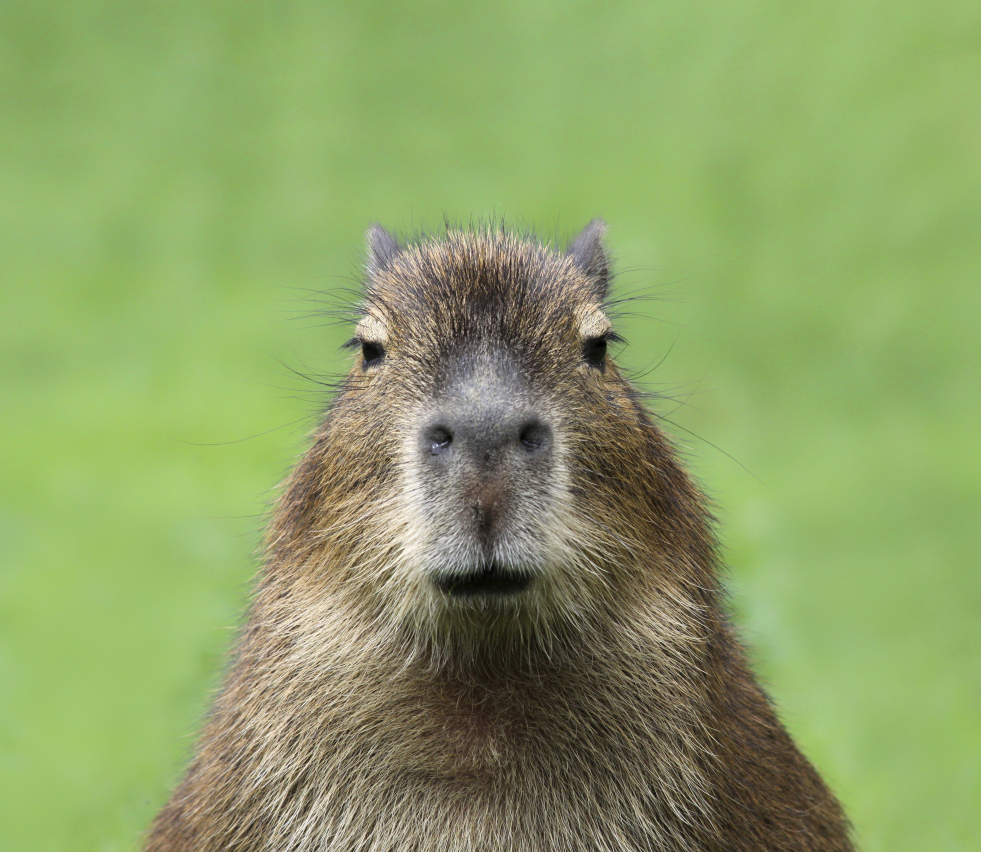
#> input picture capybara.jpg, 2941 x 2556 px (shown at 1/3 size)
$ python main.py
#> lines starting #> are read from the running program, lines starting #| are printed output that depends on the picture
"LAB_7"

def p1():

    from PIL import Image

    filename = "capybara.jpg"
    with Image.open(filename) as img:
#> img is the input picture: PIL image 2941x2556 RGB; mean R, G, B 140.4, 160.3, 102.2
        img.load()

    img.show()
    width, height = img.size
#> width = 2941; height = 2556
    format = img.format
#> format = 'JPEG'
    mode = img.mode
#> mode = 'RGB'
    print("Ширина: ", width)
#| Ширина:  2941
    print("Высота: ", height)
#| Высота:  2556
    print("Формат: ", format)
#| Формат:  JPEG
    print("Цветовая модель: ", mode)
#| Цветовая модель:  RGB

def p2():

    from PIL import Image, ImageOps

    filename = "capybara.jpg"
    with Image.open(filename) as img:
        img.load()

    new_img = img.resize((980, 852))
    new_img.show()
    new_img.save('C:/LAB_7/pythonProject/7_2/capybara_resize.jpg')

    second_img = ImageOps.mirror(new_img)
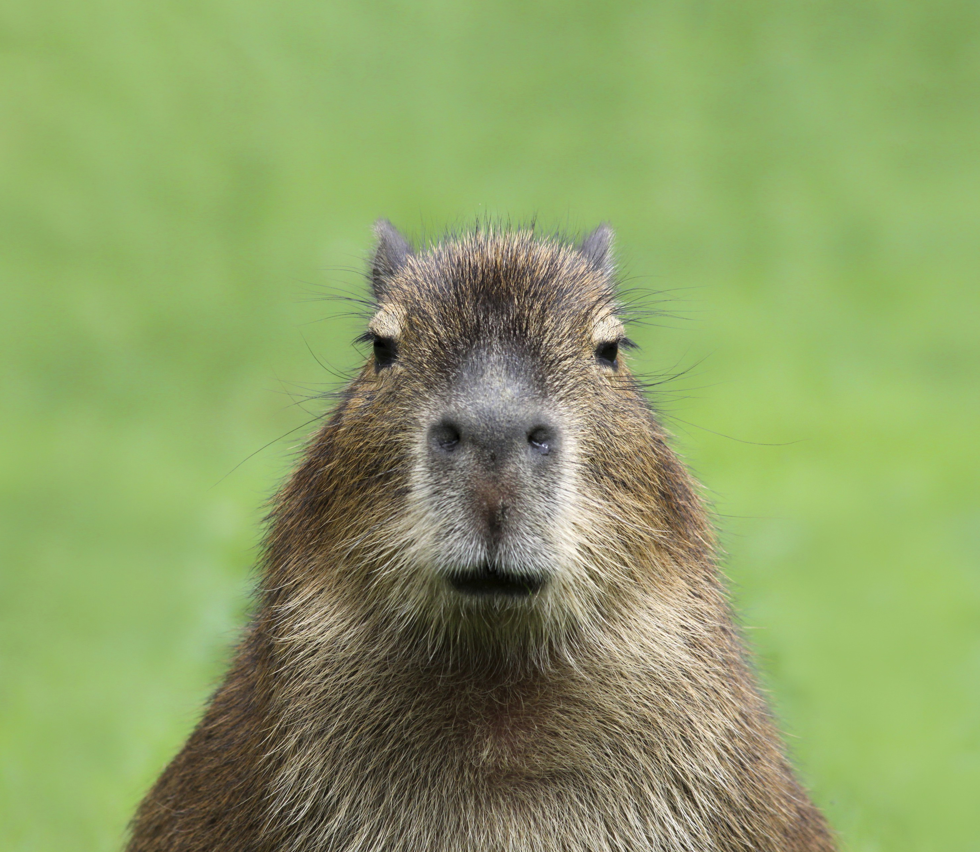
#> second_img: PIL image 980x852 RGB; mean R, G, B 140.4, 160.3, 102.2
    second_img.show()
    second_img.save('C:/LAB_7/pythonProject/7_2/capybara_mirror_gor.jpg')

    third_img = ImageOps.flip(new_img)
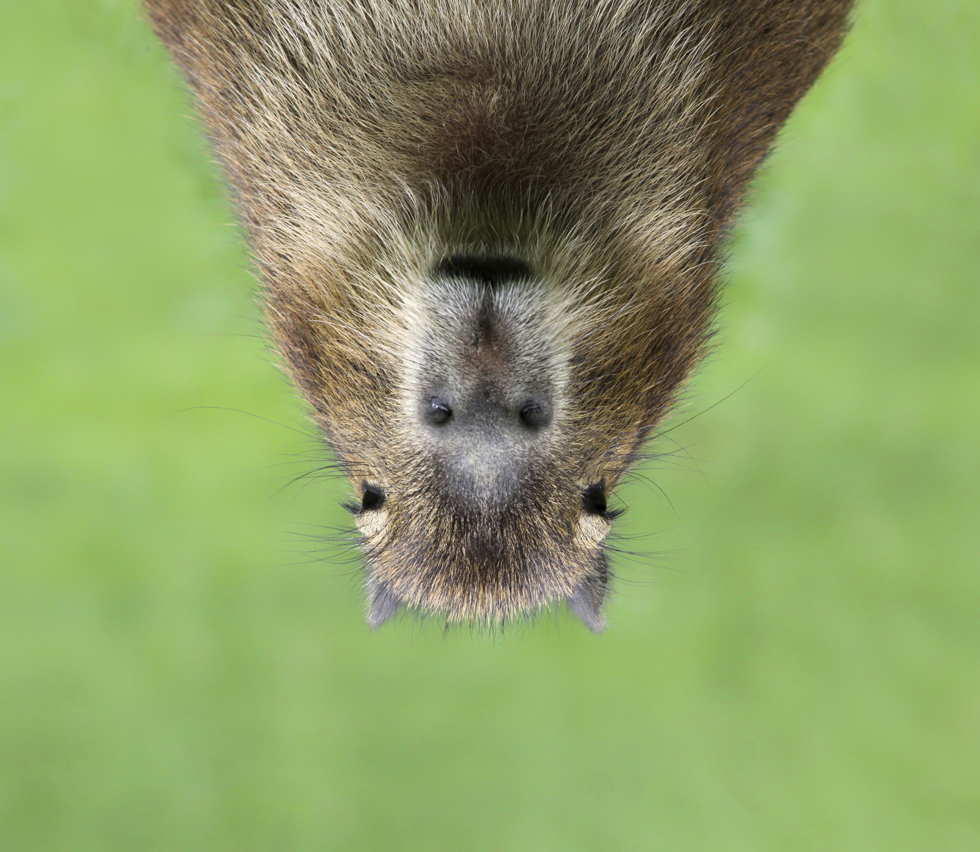
#> third_img: PIL image 980x852 RGB; mean R, G, B 140.4, 160.3, 102.2
    third_img.show()
    third_img.save('C:/LAB_7/pythonProject/7_2/capybara_mirror_ver.jpg')

def p3():

    import torchvision.transforms.functional as F
    import PIL
    from PIL import Image, ImageFilter, ImageEnhance

    filename = "capybara.jpg"
    with Image.open(filename) as img:
        img.load()

    Filter_1 = img.filter(ImageFilter.FIND_EDGES)
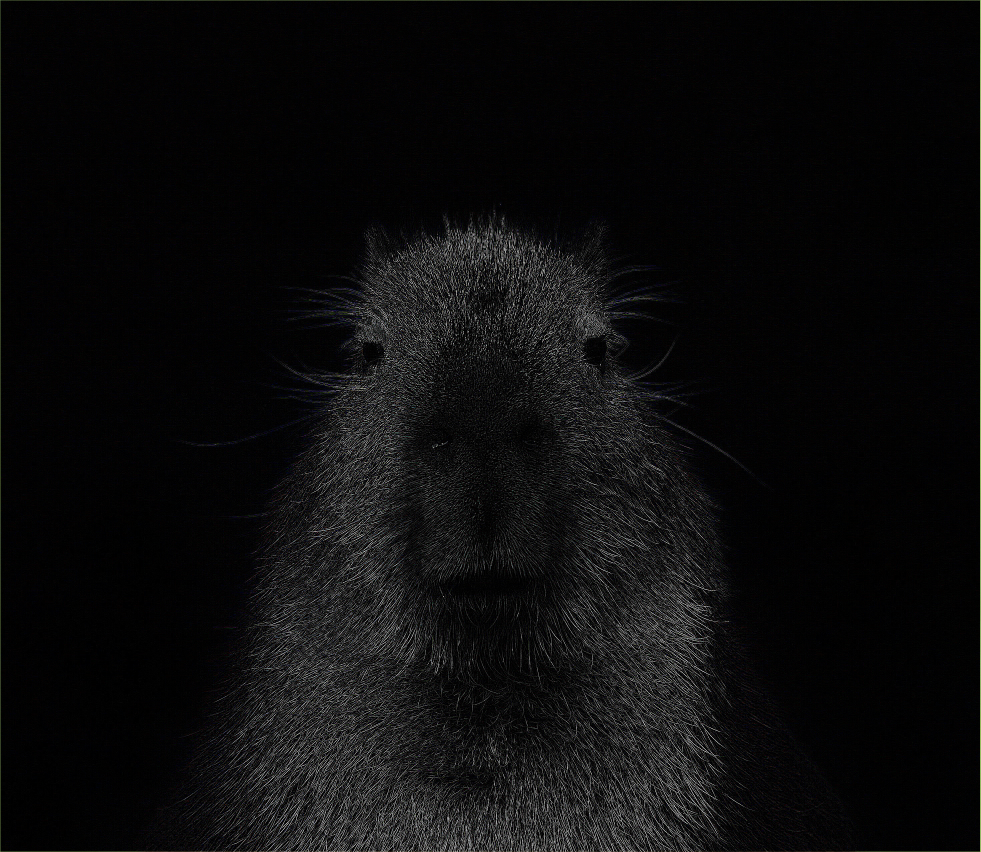
#> Filter_1: PIL image 2941x2556 RGB (shown at 1/3 size); mean R, G, B 12.2, 12, 12.4
    Filter_1.show()
    Filter_1.save('C:/LAB_7/pythonProject/5_Filters/1.jpg')

    Filter_2 = img.crop((900, 200, 2000, 1600))
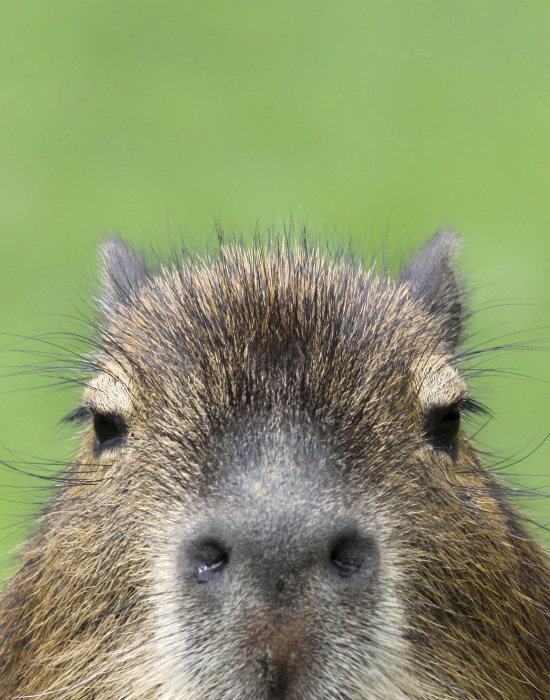
#> Filter_2: PIL image 1100x1400 RGB (shown at 1/2 size); mean R, G, B 138.7, 149.7, 108
    Filter_2.show()
    Filter_2.save('C:/LAB_7/pythonProject/5_Filters/2.jpg')

    convert = PIL.ImageEnhance.Color(img)
    Filter_3 = convert.enhance(2.5)
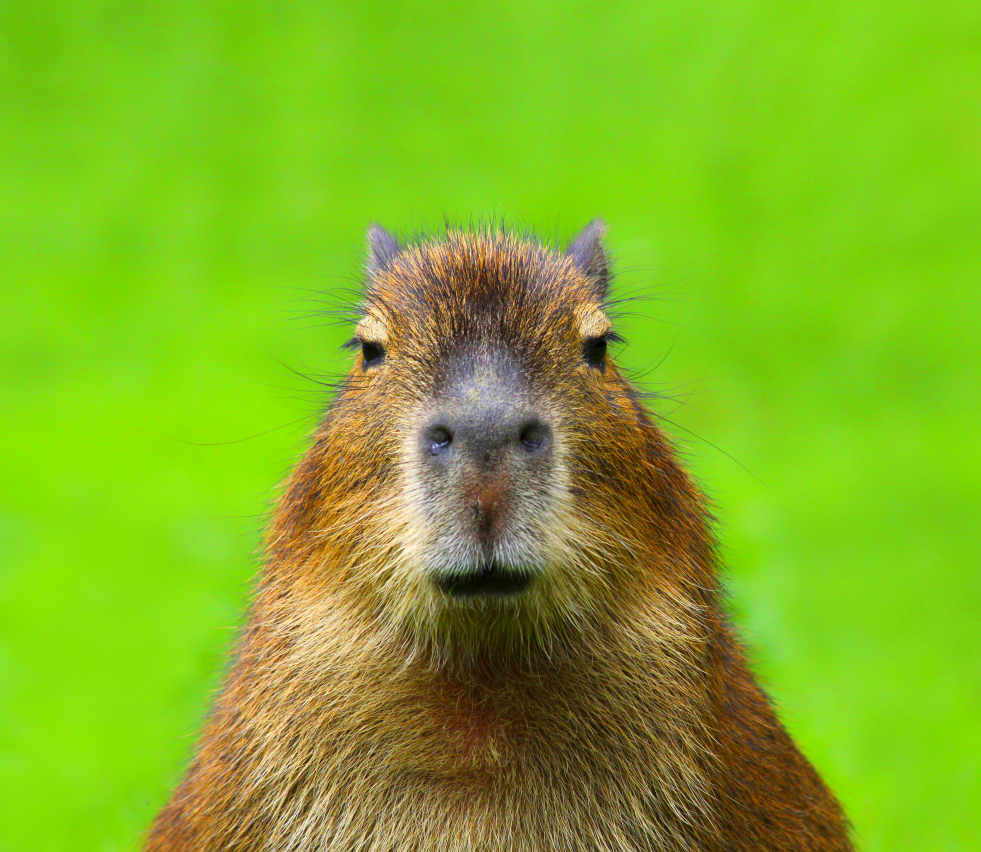
#> Filter_3: PIL image 2941x2556 RGB (shown at 1/3 size); mean R, G, B 129.1, 179, 34.2
    Filter_3.show()
    Filter_3.save('C:/LAB_7/pythonProject/5_Filters/3.jpg')


#> (the run stopped early here; a loop or call above may not have finished)
